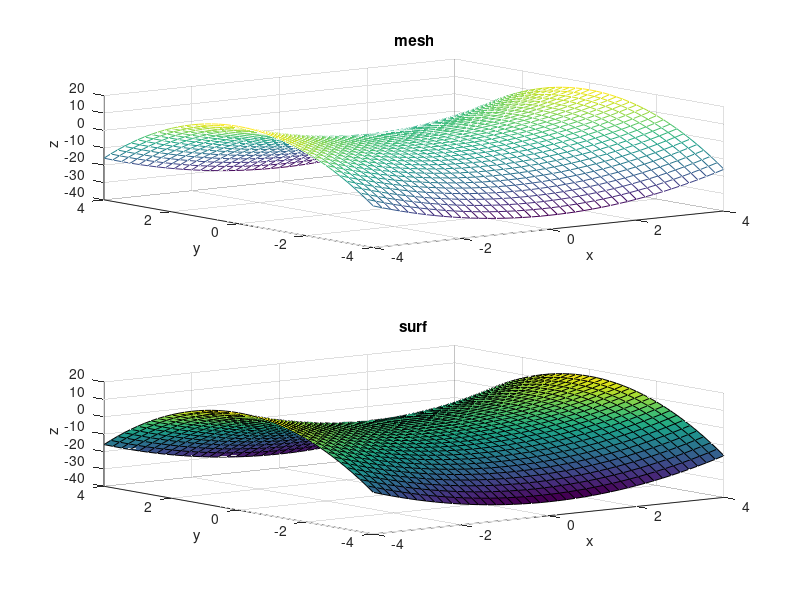

The MATLAB script that drew this image:
[x, y] = meshgrid(-4:0.2:4);
z = x.^2-2*y.^2;

subplot(211);
mesh(x, y, z);
xlabel('x');
ylabel('y');
zlabel('z');
title('mesh');

subplot(212);
surf(x, y, z);
xlabel('x');
ylabel('y');
zlabel('z');
title('surf');
